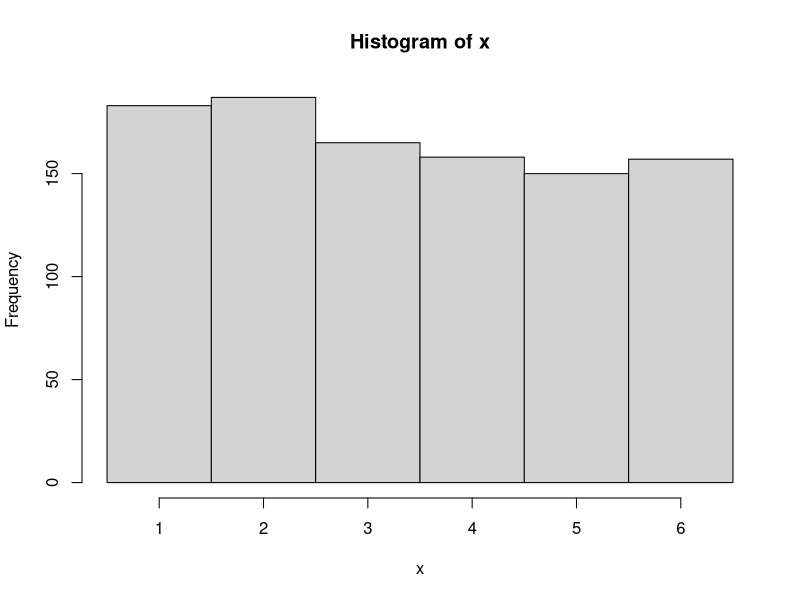
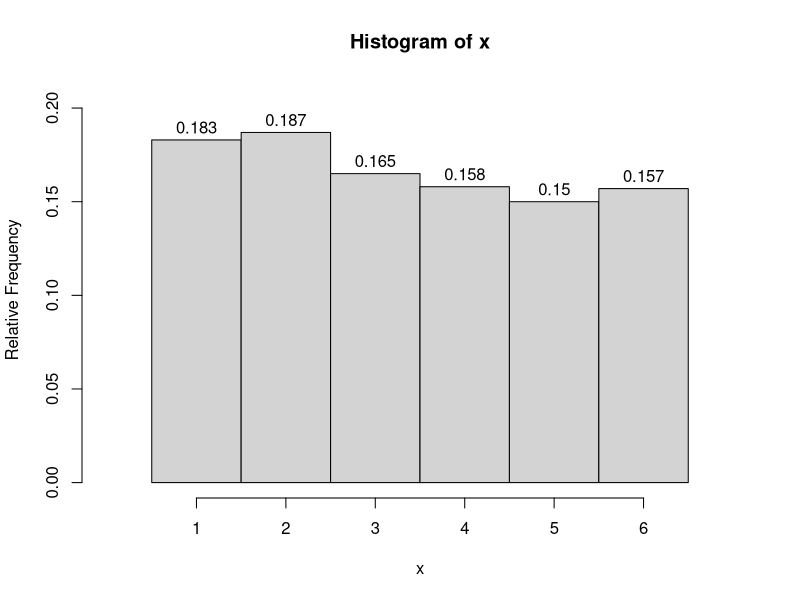
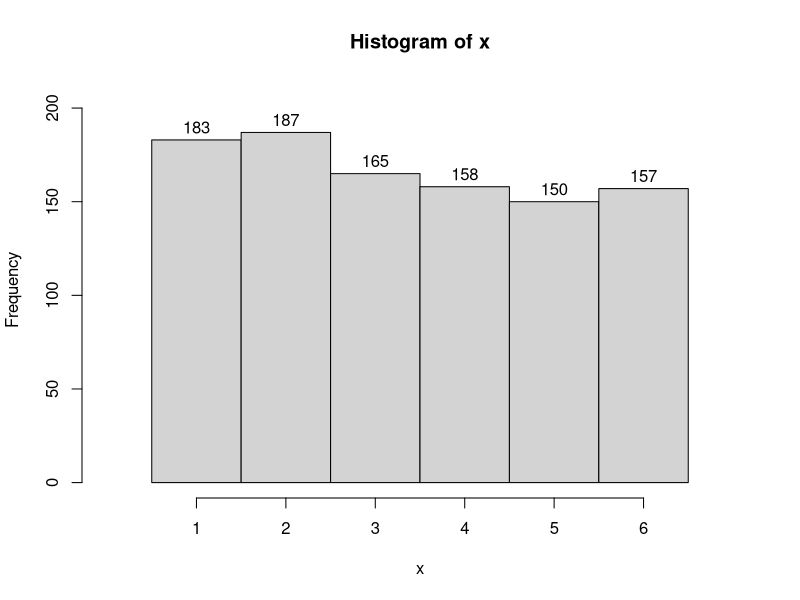

Source code (R) for these figures, in order:
## ---- chunk 1
n = sample(c(20,50,100,200,500,1000),1)
i = 1:n
type = sample(1:2,1)
ns = c(6,8)[type]
x = sample(1:ns,n,T)
brks = 1:(ns+1)-0.5
myhist = hist(x,breaks=brks)
counts = myhist$counts
strdie = c("six","eight")[type]

b1 = sample(brks[3:(length(brks)-1)],1)
n1 = sum(x<b1)
b2 = sample(brks[2:(length(brks)-2)],1)
n2 = sum(x>b2)
b3 = sort(sample(brks[2:(length(brks)-1)],2))
c3 = mean(b3)
r3 = (b3[2]-b3[1])/2
n3 = sum(abs(x-c3)<r3)
b4 = sort(sample(brks[2:(length(brks)-1)],2))
c4 = mean(b4)
r4 = (b4[2]-b4[1])/2
n4 = sum(abs(x-c4)>r4)

b5 = sample(brks[3:(length(brks)-1)],1)
n5 = sum(x<b5)
b6 = sample(brks[2:(length(brks)-2)],1)
n6 = sum(x>b6)
b7 = sort(sample(brks[2:(length(brks)-1)],2))
c7 = mean(b7)
r7 = (b7[2]-b7[1])/2
if(r7==round(r7)){
  wrd7 = "integer"
} else {
  wrd7 = "half-integer"
}
n7 = sum(abs(x-c7)<r7)
b8 = sort(sample(brks[2:(length(brks)-1)],2))
c8 = mean(b8)
r8 = (b8[2]-b8[1])/2
if(r8==round(r8)){
  wrd8 = "integer"
} else {
  wrd8 = "half-integer"
}
n8 = sum(abs(x-c8)>r8)
p1 = n1/n
p2 = n2/n
p3=n3/n
p4=n4/n
p5=n5/n
p6=n6/n
p7=n7/n
p8=n8/n
## ---- chunk 2
ylim = max(counts/n)*1.1
hist(x,breaks=brks,labels = TRUE,ylim=c(0,ylim),xlim=c(0,ns+1),freq=F,ylab="Relative Frequency",xaxt='n')
axis(1,1:ns)
## ---- chunk 3
ylim = max(counts)*1.1
hist(x,breaks=brks,labels = TRUE,ylim=c(0,ylim),xlim=c(0,ns+1),xaxt='n')
axis(1,1:ns)
